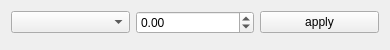
<?xml version="1.0" encoding="UTF-8"?>
<ui version="4.0">
 <class>ihm_lidar_filter_params</class>
 <widget class="QWidget" name="ihm_lidar_filter_params">
  <property name="geometry">
   <rect>
    <x>0</x>
    <y>0</y>
    <width>390</width>
    <height>50</height>
   </rect>
  </property>
  <property name="windowTitle">
   <string>Form</string>
  </property>
  <layout class="QGridLayout" name="gridLayout">
   <item row="0" column="0">
    <widget class="QComboBox" name="params_list"/>
   </item>
   <item row="0" column="1">
    <widget class="QDoubleSpinBox" name="param_value">
     <property name="minimum">
      <double>-100000000.000000000000000</double>
     </property>
     <property name="maximum">
      <double>100000000.000000000000000</double>
     </property>
    </widget>
   </item>
   <item row="0" column="2">
    <widget class="QPushButton" name="pb_apply">
     <property name="text">
      <string>apply</string>
     </property>
    </widget>
   </item>
   <item row="1" column="0" colspan="2">
    <spacer name="verticalSpacer">
     <property name="orientation">
      <enum>Qt::Vertical</enum>
     </property>
     <property name="sizeHint" stdset="0">
      <size>
       <width>20</width>
       <height>13</height>
      </size>
     </property>
    </spacer>
   </item>
  </layout>
 </widget>
 <resources/>
 <connections/>
</ui>
